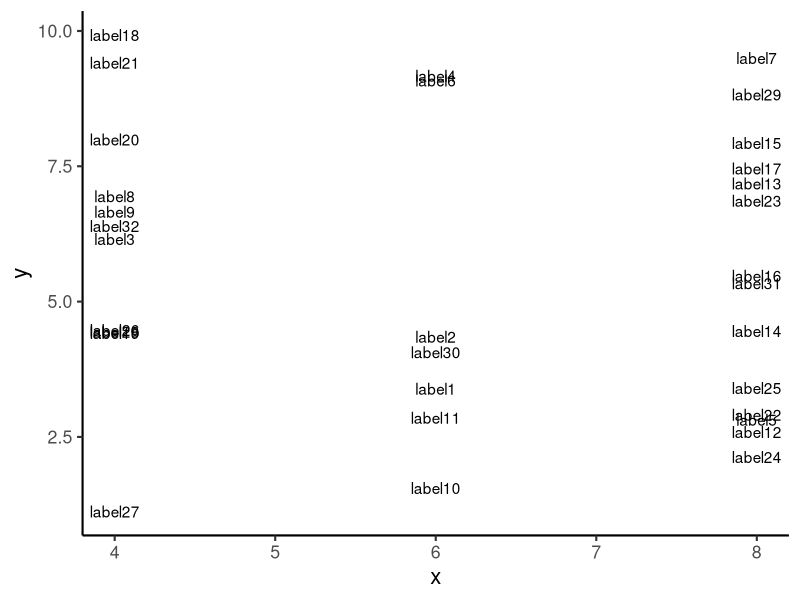
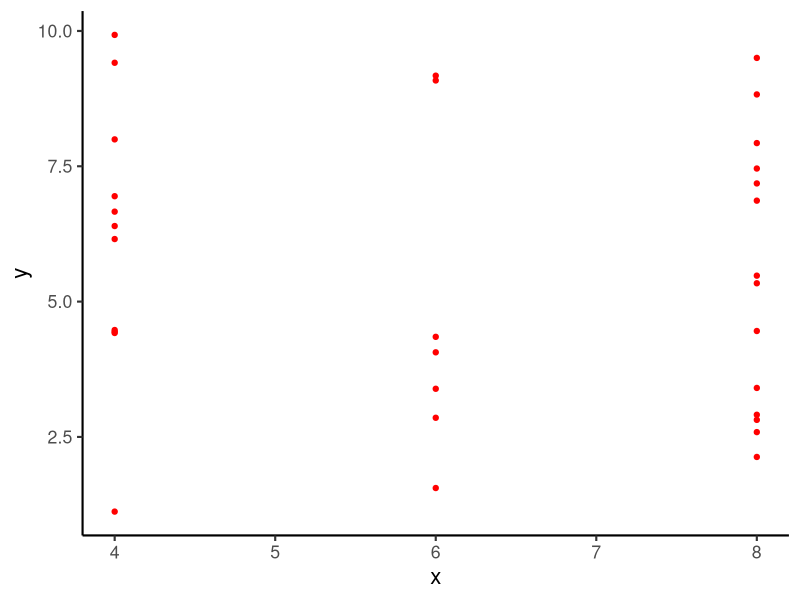
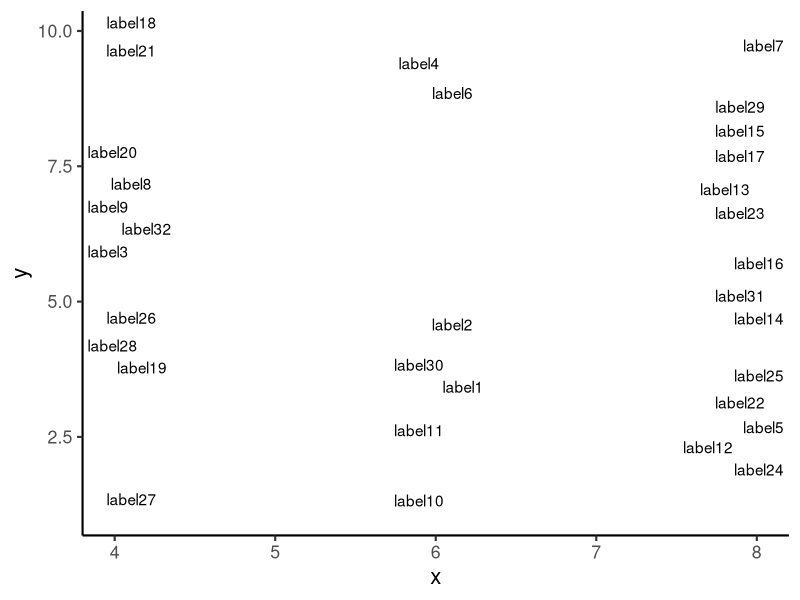

These charts were generated, in order, by the following R code:
library(ggrepel)
library(ggplot2)
set.seed(1)
data = data.frame(x=mtcars$cyl,y=runif(32, 1, 10),label=paste0("label",seq(1:32)))

origPlot <- ggplot(data) +
  #geom_point(aes(x, y), color = 'red') +
  geom_text(aes(x, y, label = label)) +
  theme_classic(base_size = 16)

repelPlot <- ggplot(data) +
  #geom_point(aes(x, y), color = 'red') +
  geom_text_repel(aes(x, y, label = label)) +
  theme_classic(base_size = 16)

repelPlot2 <- ggplot(data) +
  #geom_point(aes(x, y), color = 'red') +
  geom_text_repel(aes(x, y, label = label), segment.size = 0) +
  theme_classic(base_size = 16)

repelPlot <- ggplot(data) +
  geom_point(aes(x, y), color = 'red') + # remove later
  geom_text_repel(aes(x, y, label = label), box.padding = unit(0.5, "lines")) +
  theme_classic(base_size = 16)

# loses points, if do unit(0, "lines) or unit(0.5, "native")
repelPlot <- ggplot(data) +
  geom_point(aes(x, y), color = 'red') + # remove later
  geom_text_repel(aes(x, y, label = label), box.padding = unit(0.5, "native")) +
  theme_classic(base_size = 16)
